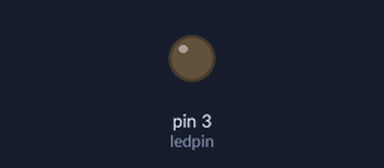
This sketch was run on a simulated Arduino Uno, built with avr-gcc and run on an emulated ATmega328P. Shown: output pins drawn as LEDs (lit = HIGH).

Above: at 0.05 s.
At 3.05 s:
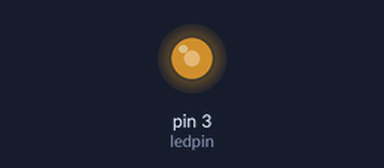
At 6.0 s:
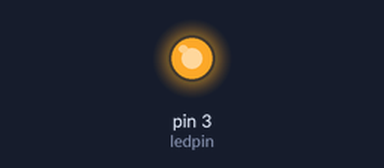
At 12.0 s:
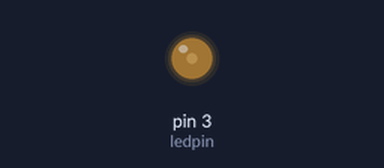
Timing chart, 0 to 16.9 s (numbered marks = the images above):
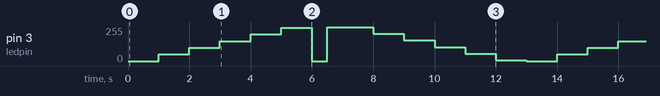

The sketch:

2.1_analogPWM_gradual_incNdec.ino
```cpp
//Arduino class
//2.1_analogPWM_gradual_incNdec
// the setup function runs once when you press reset or power the board
int ledpin=3;
void setup() {
  // initialize digital pin LED_BUILTIN as an output.
  //pinMode(2, OUTPUT); //For PWM no need to specify pinmode
}

// the loop function runs over and over again forever
void loop() {
  int x;
    for(x=0; x<256; ){//loop to gradually increase brightness in steps
      analogWrite(ledpin, x);   //
      delay(500);                       // wait for a second
      analogWrite(ledpin, x);    //
      delay(500);                       // wait for a second
      x=x+50;
    }
  digitalWrite(ledpin,0);
  delay(500);
  digitalWrite(ledpin,255);
  delay(500);
    for(x=255; x>0; ){//loop to gradually decrease brightness in steps
      analogWrite(ledpin, x);   //
      delay(500);                       // wait for a second
      analogWrite(ledpin, x);    //
      delay(500);                       // wait for a second
      x=x-50;
    }
}
```

Measured:
- by itself, pin 3 (ledpin): repeats every 13.0 s: 100/255 1.0 s, 150/255 1.0 s, 200/255 1.0 s, 250/255 1.0 s, 0/255 0.50 s, 255/255 1.5 s, 205/255 1.0 s, 155/255 1.0 s, 105/255 1.0 s, 55/255 1.0 s, 5/255 1.0 s, 0/255 1.0 s, 50/255 1.0 s
